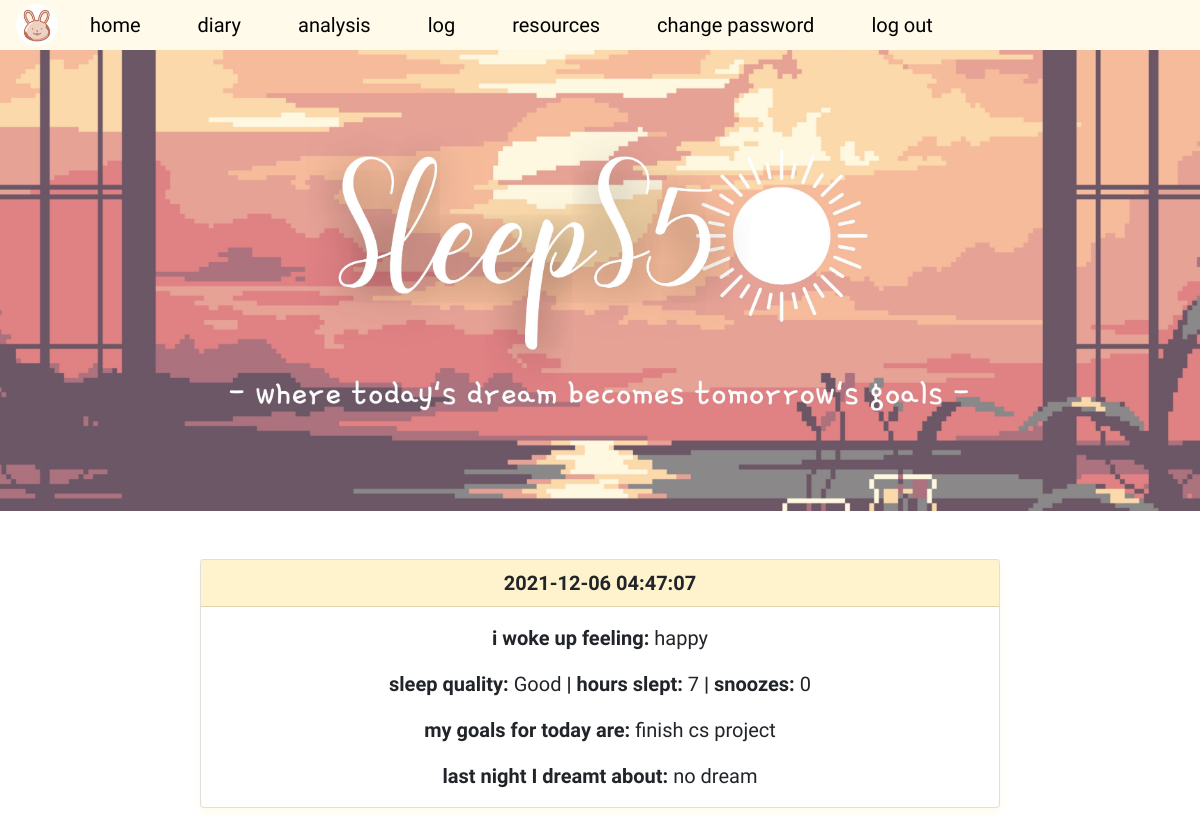
/log (signed in), run on an earlier commit of the app's database.
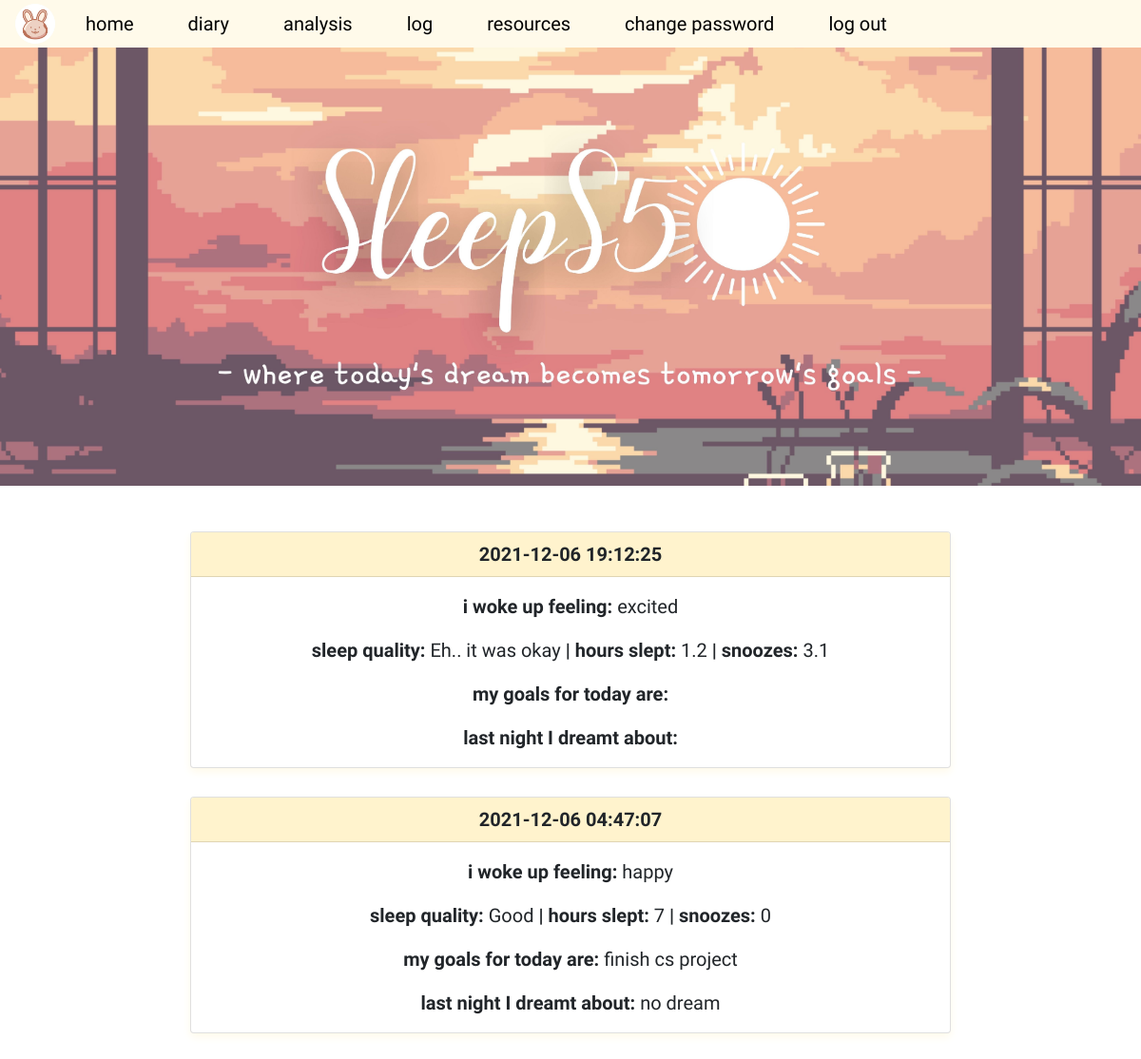
And on a later commit of the database.
### tables this page shows
CREATE TABLE diary (id INTEGER, user_id INTEGER NOT NULL, hours_slept INTEGER NOT NULL, snoozes INTEGER NOT NULL, sleep_quality TEXT NOT NULL, mood TEXT NOT NULL, daily_goals TEXT NOT NULL, dream TEXT NOT NULL, time DATETIME NOT NULL DEFAULT CURRENT_TIMESTAMP, PRIMARY key(id), FOREIGN key(user_id) REFERENCES users(id));

### app.py (the view)
@app.route("/log")
@login_required
def log():
    diarys = db.execute("SELECT * FROM diary WHERE user_id = :user_id ORDER BY time DESC", user_id=session["user_id"])
    return render_template("log.html", diarys = diarys)

### app.py (called while the page is built)
@app.after_request
def after_request(response):
    response.headers["Cache-Control"] = "no-cache, no-store, must-revalidate"
    response.headers["Expires"] = 0
    response.headers["Pragma"] = "no-cache"
    return response

### helpers.py (called while the page is built)
def login_required(f):
    @wraps(f)
    def decorated_function(*args, **kwargs):
        if session.get("user_id") is None:
            return redirect("/login")
        return f(*args, **kwargs)
    return decorated_function

### templates/log.html (shortened to what this page needs)
{% extends "layout.html" %}
{% block main %}
    {% for diary in diarys %}
    <div class="card margins">
        <div class="card-header" style="background-color:#FFF3CD">
          <b>{{diary.time}}</b>
        </div>
        <div class="card-body">
          <p class="card-text"><b>i woke up feeling:</b> {{diary.mood}}</p>
          <p class="card-text"><b>sleep quality:</b> {{diary.sleep_quality}}  <b>|  hours slept:</b> {{diary.hours_slept}}  <b>|  snoozes:</b> {{diary.snoozes}}</p>
          <p class="card-text"><b>my goals for today are:</b> {{diary.daily_goals}}</p>
          <p class="card-text"><b>last night I dreamt about:</b> {{diary.dream}}</p>
        </div>
    </div>
    <br>
    {% endfor %}
{% endblock %}

### templates/layout.html (shortened to what this page needs)
<!DOCTYPE html>
<html lang="en">
    <head>
        <link href="https://cdn.jsdelivr.net/npm/bootstrap@5.1.3/dist/css/bootstrap.min.css" rel="stylesheet">
        <link href="/static/styles.css" rel="stylesheet">
    </head>
    <body>
        <nav style="background-color:#FFFAEA">
            <div class="container-fluid">
                <div>
                    {% if session["user_id"] %}
                        <ul class="nav">
                            <img src="static/bunnyicon.jpg" width="50" alt="bunny icon" class="d-inline-block align-middle mr-2">
                            <li><a href="/index">home</a></li>
                            <li><a href="/diary">diary</a></li>
                            <li><a href="/analysis">analysis</a></li>
                            <li><a href="/log">log</a></li>
                            <li><a href="/get_resources">resources</a></li>
                            <li><a href="/change_password">change password</a></li>
                            <li><a href="/logout">log out</a></li>
                        </ul>
                    {% else %}
                        <ul class="nav">
                            <li><a href="/register">register</a></li>
                            <li><a href="/login">log in</a></li>
                        </ul>
                    {% endif %}
                </div>
            </div>
        </nav>
        <img src="/static/SleepS50.jpg" alt="SleepS50" width="100%">
        <main class="container-fluid py-5 text-center">
            {% block main %}{% endblock %}
        </main>
    </body>
</html>

### static/styles.css (style rules this page uses)
body { font-family: 'Quicksand', sans-serif; font-size: 20px; }
.card { box-shadow: 0 4px 8px 0 #FFFAEA; }
.margins { width: 800px; margin-left: auto; margin-right: auto; }
ul.nav { margin:0; padding:0; list-style:none; height:50px; line-height:50px; background:#FFFAEA; font-family: Quicksand, sans-serif; font-size: 20px; }
ul.nav li { border-right:1px solid #FFFAEA; float:left; color: #FFF3CD; }
ul.nav a { display: block; padding: 0 28px; color: black; text-decoration:none; }

What changed in the data, as far as the page shows it:
added diary: time "2021-12-06 19:12:25", mood "excited", sleep_quality "Eh.. it was okay", hours_slept "1.2", snoozes "3.1"
